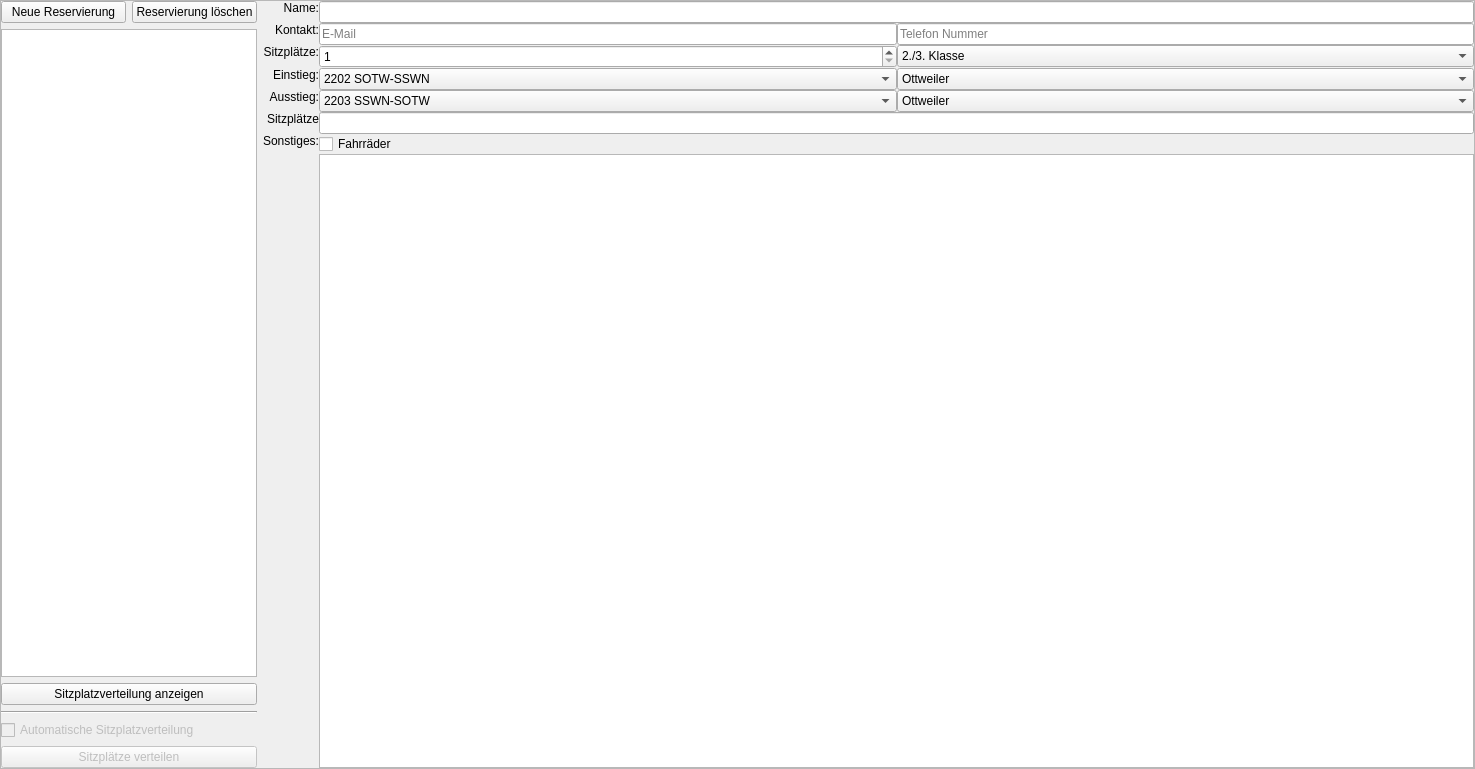
<?xml version="1.0" encoding="UTF-8"?>
<ui version="4.0">
 <class>ManagerReservierungen</class>
 <widget class="QFrame" name="ManagerReservierungen">
  <property name="geometry">
   <rect>
    <x>0</x>
    <y>0</y>
    <width>1475</width>
    <height>769</height>
   </rect>
  </property>
  <property name="windowTitle">
   <string>Frame</string>
  </property>
  <property name="frameShape">
   <enum>QFrame::StyledPanel</enum>
  </property>
  <property name="frameShadow">
   <enum>QFrame::Raised</enum>
  </property>
  <layout class="QGridLayout" name="gridLayout" columnstretch="0,1">
   <property name="leftMargin">
    <number>0</number>
   </property>
   <property name="topMargin">
    <number>0</number>
   </property>
   <property name="rightMargin">
    <number>0</number>
   </property>
   <property name="bottomMargin">
    <number>0</number>
   </property>
   <property name="horizontalSpacing">
    <number>6</number>
   </property>
   <property name="verticalSpacing">
    <number>0</number>
   </property>
   <item row="0" column="0">
    <layout class="QGridLayout" name="gridNavigator" rowstretch="0,1,0,0,0,0" columnstretch="1,1">
     <property name="spacing">
      <number>6</number>
     </property>
     <item row="0" column="0">
      <widget class="QPushButton" name="buttonAdd">
       <property name="text">
        <string>Neue Reservierung</string>
       </property>
      </widget>
     </item>
     <item row="0" column="1">
      <widget class="QPushButton" name="buttonDelete">
       <property name="text">
        <string>Reservierung löschen</string>
       </property>
      </widget>
     </item>
     <item row="1" column="0" colspan="2">
      <widget class="QListWidget" name="listRes"/>
     </item>
     <item row="2" column="0" colspan="2">
      <widget class="QPushButton" name="buttonShow">
       <property name="text">
        <string>Sitzplatzverteilung anzeigen</string>
       </property>
      </widget>
     </item>
     <item row="3" column="0" colspan="2">
      <widget class="Line" name="line">
       <property name="orientation">
        <enum>Qt::Horizontal</enum>
       </property>
      </widget>
     </item>
     <item row="4" column="0" colspan="2">
      <widget class="QCheckBox" name="checkBoxAuto">
       <property name="enabled">
        <bool>false</bool>
       </property>
       <property name="text">
        <string>Automatische Sitzplatzverteilung</string>
       </property>
      </widget>
     </item>
     <item row="5" column="0" colspan="2">
      <widget class="QPushButton" name="buttonVerteile">
       <property name="enabled">
        <bool>false</bool>
       </property>
       <property name="text">
        <string>Sitzplätze verteilen</string>
       </property>
      </widget>
     </item>
    </layout>
   </item>
   <item row="0" column="1">
    <layout class="QGridLayout" name="gridDaten">
     <item row="0" column="0">
      <widget class="QLabel" name="label_21">
       <property name="text">
        <string>Name:</string>
       </property>
       <property name="alignment">
        <set>Qt::AlignRight|Qt::AlignTop|Qt::AlignTrailing</set>
       </property>
      </widget>
     </item>
     <item row="0" column="1" colspan="2">
      <widget class="QLineEdit" name="lineName">
       <property name="enabled">
        <bool>true</bool>
       </property>
       <property name="sizePolicy">
        <sizepolicy hsizetype="Expanding" vsizetype="Fixed">
         <horstretch>0</horstretch>
         <verstretch>0</verstretch>
        </sizepolicy>
       </property>
      </widget>
     </item>
     <item row="1" column="0">
      <widget class="QLabel" name="label_18">
       <property name="text">
        <string>Kontakt:</string>
       </property>
       <property name="alignment">
        <set>Qt::AlignRight|Qt::AlignTop|Qt::AlignTrailing</set>
       </property>
      </widget>
     </item>
     <item row="1" column="1">
      <widget class="QLineEdit" name="lineMail">
       <property name="enabled">
        <bool>true</bool>
       </property>
       <property name="inputMethodHints">
        <set>Qt::ImhEmailCharactersOnly</set>
       </property>
       <property name="placeholderText">
        <string>E-Mail</string>
       </property>
      </widget>
     </item>
     <item row="1" column="2">
      <widget class="QLineEdit" name="lineTelefon">
       <property name="enabled">
        <bool>true</bool>
       </property>
       <property name="inputMethodHints">
        <set>Qt::ImhDigitsOnly</set>
       </property>
       <property name="echoMode">
        <enum>QLineEdit::Normal</enum>
       </property>
       <property name="placeholderText">
        <string>Telefon Nummer</string>
       </property>
      </widget>
     </item>
     <item row="2" column="0">
      <widget class="QLabel" name="label_10">
       <property name="text">
        <string>Sitzplätze:</string>
       </property>
       <property name="alignment">
        <set>Qt::AlignRight|Qt::AlignTop|Qt::AlignTrailing</set>
       </property>
      </widget>
     </item>
     <item row="2" column="1">
      <widget class="QSpinBox" name="spinAnzahl">
       <property name="enabled">
        <bool>true</bool>
       </property>
       <property name="sizePolicy">
        <sizepolicy hsizetype="Minimum" vsizetype="Fixed">
         <horstretch>0</horstretch>
         <verstretch>0</verstretch>
        </sizepolicy>
       </property>
       <property name="minimum">
        <number>1</number>
       </property>
      </widget>
     </item>
     <item row="2" column="2">
      <widget class="QComboBox" name="comboKlasse">
       <property name="enabled">
        <bool>true</bool>
       </property>
       <property name="currentIndex">
        <number>0</number>
       </property>
       <item>
        <property name="text">
         <string>2./3. Klasse</string>
        </property>
       </item>
       <item>
        <property name="text">
         <string>1. Klasse</string>
        </property>
       </item>
      </widget>
     </item>
     <item row="3" column="0">
      <widget class="QLabel" name="label_20">
       <property name="text">
        <string>Einstieg:</string>
       </property>
       <property name="alignment">
        <set>Qt::AlignRight|Qt::AlignTop|Qt::AlignTrailing</set>
       </property>
      </widget>
     </item>
     <item row="3" column="1">
      <widget class="QComboBox" name="comboStart1Zug">
       <property name="enabled">
        <bool>true</bool>
       </property>
       <property name="currentIndex">
        <number>1</number>
       </property>
       <item>
        <property name="text">
         <string>2201 SSWN-SOTW</string>
        </property>
       </item>
       <item>
        <property name="text">
         <string>2202 SOTW-SSWN</string>
        </property>
       </item>
       <item>
        <property name="text">
         <string>2203 SSWN-SOTW</string>
        </property>
       </item>
       <item>
        <property name="text">
         <string>2204 SOTW-SSWN</string>
        </property>
       </item>
       <item>
        <property name="text">
         <string>2205 SSWN-SOTW</string>
        </property>
       </item>
       <item>
        <property name="text">
         <string>2206 SOTW-SSWN</string>
        </property>
       </item>
      </widget>
     </item>
     <item row="3" column="2">
      <widget class="QComboBox" name="comboStart1Hp">
       <property name="enabled">
        <bool>true</bool>
       </property>
       <property name="currentIndex">
        <number>10</number>
       </property>
       <item>
        <property name="text">
         <string>Schwarzerden</string>
        </property>
       </item>
       <item>
        <property name="text">
         <string>Oberkirchen (Süd)</string>
        </property>
       </item>
       <item>
        <property name="text">
         <string>Haupersweiler</string>
        </property>
       </item>
       <item>
        <property name="text">
         <string>Osterbrücken</string>
        </property>
       </item>
       <item>
        <property name="text">
         <string>Marth</string>
        </property>
       </item>
       <item>
        <property name="text">
         <string>Niederkirchen</string>
        </property>
       </item>
       <item>
        <property name="text">
         <string>Werschweiler</string>
        </property>
       </item>
       <item>
        <property name="text">
         <string>Dörrenbach</string>
        </property>
       </item>
       <item>
        <property name="text">
         <string>Fürth (Ostertal)</string>
        </property>
       </item>
       <item>
        <property name="text">
         <string>Ottweiler-Wingertsweiher</string>
        </property>
       </item>
       <item>
        <property name="text">
         <string>Ottweiler</string>
        </property>
       </item>
      </widget>
     </item>
     <item row="4" column="0">
      <widget class="QLabel" name="label_17">
       <property name="text">
        <string>Ausstieg:</string>
       </property>
       <property name="alignment">
        <set>Qt::AlignRight|Qt::AlignTop|Qt::AlignTrailing</set>
       </property>
      </widget>
     </item>
     <item row="4" column="1">
      <widget class="QComboBox" name="comboEnde1Zug">
       <property name="enabled">
        <bool>true</bool>
       </property>
       <property name="currentIndex">
        <number>2</number>
       </property>
       <item>
        <property name="text">
         <string>2201 SSWN-SOTW</string>
        </property>
       </item>
       <item>
        <property name="text">
         <string>2202 SOTW-SSWN</string>
        </property>
       </item>
       <item>
        <property name="text">
         <string>2203 SSWN-SOTW</string>
        </property>
       </item>
       <item>
        <property name="text">
         <string>2204 SOTW-SSWN</string>
        </property>
       </item>
       <item>
        <property name="text">
         <string>2205 SSWN-SOTW</string>
        </property>
       </item>
       <item>
        <property name="text">
         <string>2206 SOTW-SSWN</string>
        </property>
       </item>
      </widget>
     </item>
     <item row="4" column="2">
      <widget class="QComboBox" name="comboEnde1Hp">
       <property name="enabled">
        <bool>true</bool>
       </property>
       <property name="currentIndex">
        <number>10</number>
       </property>
       <item>
        <property name="text">
         <string>Schwarzerden</string>
        </property>
       </item>
       <item>
        <property name="text">
         <string>Oberkirchen (Süd)</string>
        </property>
       </item>
       <item>
        <property name="text">
         <string>Haupersweiler</string>
        </property>
       </item>
       <item>
        <property name="text">
         <string>Osterbrücken</string>
        </property>
       </item>
       <item>
        <property name="text">
         <string>Marth</string>
        </property>
       </item>
       <item>
        <property name="text">
         <string>Niederkirchen</string>
        </property>
       </item>
       <item>
        <property name="text">
         <string>Werschweiler</string>
        </property>
       </item>
       <item>
        <property name="text">
         <string>Dörrenbach</string>
        </property>
       </item>
       <item>
        <property name="text">
         <string>Fürth (Ostertal)</string>
        </property>
       </item>
       <item>
        <property name="text">
         <string>Ottweiler-Wingertsweiher</string>
        </property>
       </item>
       <item>
        <property name="text">
         <string>Ottweiler</string>
        </property>
       </item>
      </widget>
     </item>
     <item row="5" column="0">
      <widget class="QLabel" name="label_16">
       <property name="text">
        <string>Sitzplätze</string>
       </property>
       <property name="alignment">
        <set>Qt::AlignRight|Qt::AlignTop|Qt::AlignTrailing</set>
       </property>
      </widget>
     </item>
     <item row="5" column="1" colspan="2">
      <widget class="QLineEdit" name="lineSitze">
       <property name="statusTip">
        <string>Sitzplätze in einem gültigen Format eingeben, z.B. 204: 1-4, 6; 208: 7-9</string>
       </property>
      </widget>
     </item>
     <item row="6" column="0" rowspan="2">
      <widget class="QLabel" name="label_19">
       <property name="text">
        <string>Sonstiges:</string>
       </property>
       <property name="alignment">
        <set>Qt::AlignRight|Qt::AlignTop|Qt::AlignTrailing</set>
       </property>
      </widget>
     </item>
     <item row="7" column="1" colspan="2">
      <widget class="QPlainTextEdit" name="plainSonstiges">
       <property name="enabled">
        <bool>true</bool>
       </property>
      </widget>
     </item>
     <item row="6" column="1" colspan="2">
      <widget class="QCheckBox" name="checkFahrrad">
       <property name="enabled">
        <bool>true</bool>
       </property>
       <property name="text">
        <string>Fahrräder</string>
       </property>
      </widget>
     </item>
    </layout>
   </item>
  </layout>
 </widget>
 <resources/>
 <connections/>
</ui>
